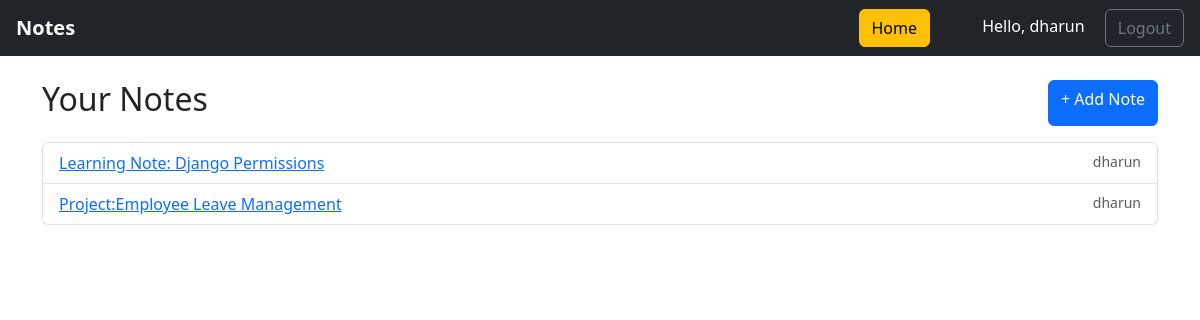
/notes/ (signed in), run on the app's committed database.
### notes/models.py (models this page shows, shortened)
class Note(models.Model):
    title = models.CharField(max_length=200)
    content = models.TextField()
    owner = models.ForeignKey(settings.AUTH_USER_MODEL, on_delete=models.CASCADE)

### notes/views.py (the view)
# urls.py: path('', NoteListView.as_view(), name='note-list'),
class NoteListView(LoginRequiredMixin, ListView):
    model = Note
    template_name = "notes/note_list.html"
    context_object_name = "notes"
    def get_queryset(self):
        if self.request.user.is_superuser:
            return Note.objects.all()
        return Note.objects.filter(owner=self.request.user)

### notes/templates/notes/note_list.html
{% extends "notes/base.html" %}
{% block content %}
<div class="d-flex justify-content-between mb-3">
  <h2>Your Notes</h2>
  <a href="{% url 'note-create' %}" class="btn btn-primary">+ Add Note</a>
</div>
<ul class="list-group">
  {% for note in notes %}
  <li class="list-group-item d-flex justify-content-between">
    <a href="{% url 'note-detail' note.pk %}">{{ note.title }}</a>
    <small class="text-muted">{{ note.owner.username }}</small>
  </li>
  {% empty %}
  <li class="list-group-item text-muted">No notes yet.</li>
  {% endfor %}
</ul>
{% endblock %}

### notes/templates/notes/base.html (shortened to what this page needs)
<!DOCTYPE html>
<html>
<head>
  <link rel="stylesheet" href="https://cdn.jsdelivr.net/npm/bootstrap@5.3.3/dist/css/bootstrap.min.css">
</head>
<body>
<nav class="navbar navbar-dark bg-dark mb-4 px-3">
  <a class="navbar-brand fw-bold" href="{% url 'note-list' %}">Notes</a>
  <div>
    {% if user.is_authenticated %}
    <a class="btn btn-warning me-5" href="{% url 'home' %}">Home</a>
      <span class="me-3 text-white">Hello, {{ user.username }}</span>
      <form action="{% url 'logout' %}" method="post" style="display:inline;">
    <button type="submit" class="btn btn-outline-secondary">Logout</button>
</form>
    {% else %}
      <a class="btn btn-primary text-white" href="{% url 'login' %}">Login</a>
    {% endif %}
  </div>
</nav>
<div class="container">
  {% block content %}{% endblock %}
</div>
</body>
</html>

### data on the page
Note: title "Learning Note: Django Permissions", owner.username "dharun"
Note: title "Project:Employee Leave Management", owner.username "dharun"

### other printed values
{{ user.username }} "dharun"
